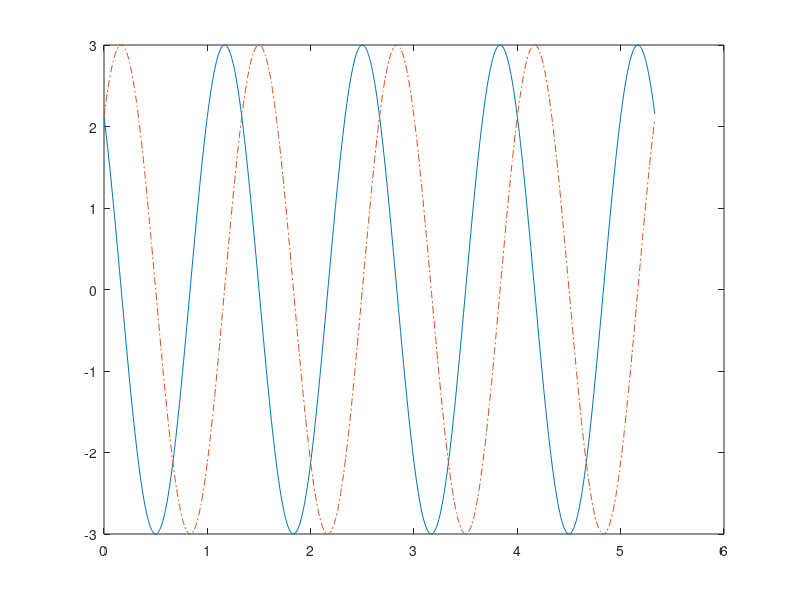

The MATLAB source for this figure:
% Plotting a Complex Exponential Signal
A = 3;
omega = 3*pi/2;
phi = pi/4;
T = 2*pi/omega;
t = 0:0.01:4*T
y_re = real(A*exp(j*(omega*t+phi)));
y_im = imag(A*exp(j*(omega*t+phi)));
plot(t,y_re,t,y_im,'-.')
